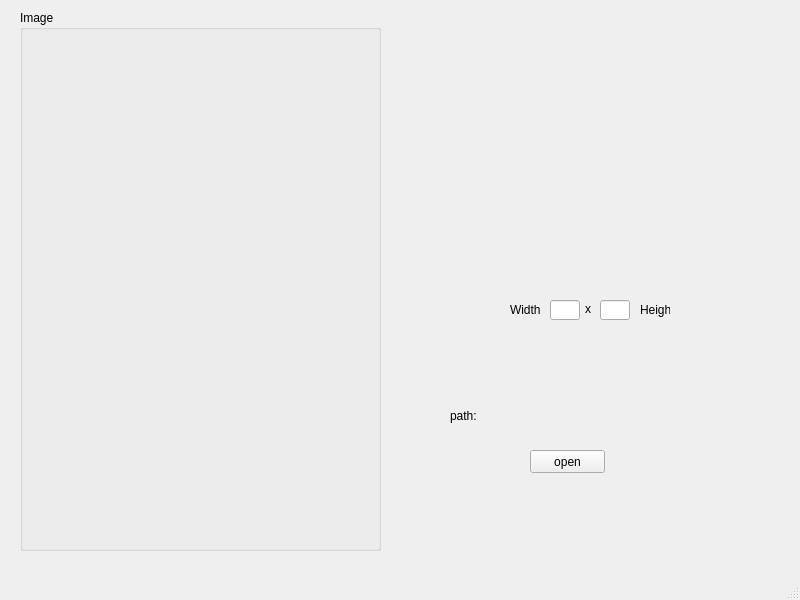
<?xml version="1.0" encoding="UTF-8"?>
<ui version="4.0">
 <class>MainWindow</class>
 <widget class="QMainWindow" name="MainWindow">
  <property name="geometry">
   <rect>
    <x>0</x>
    <y>0</y>
    <width>800</width>
    <height>600</height>
   </rect>
  </property>
  <property name="windowTitle">
   <string>MainWindow</string>
  </property>
  <widget class="QWidget" name="centralwidget">
   <widget class="QGroupBox" name="groupBox">
    <property name="geometry">
     <rect>
      <x>20</x>
      <y>10</y>
      <width>361</width>
      <height>541</height>
     </rect>
    </property>
    <property name="title">
     <string>Image</string>
    </property>
    <widget class="QLabel" name="image">
     <property name="geometry">
      <rect>
       <x>0</x>
       <y>10</y>
       <width>361</width>
       <height>531</height>
      </rect>
     </property>
     <property name="text">
      <string/>
     </property>
    </widget>
   </widget>
   <widget class="QPushButton" name="pushButton">
    <property name="geometry">
     <rect>
      <x>530</x>
      <y>450</y>
      <width>75</width>
      <height>23</height>
     </rect>
    </property>
    <property name="text">
     <string>open</string>
    </property>
   </widget>
   <widget class="QWidget" name="layoutWidget">
    <property name="geometry">
     <rect>
      <x>450</x>
      <y>400</y>
      <width>321</width>
      <height>31</height>
     </rect>
    </property>
    <layout class="QHBoxLayout" name="horizontalLayout">
     <item>
      <widget class="QLabel" name="label_2">
       <property name="text">
        <string>path:</string>
       </property>
      </widget>
     </item>
     <item>
      <widget class="QLabel" name="pathFile">
       <property name="text">
        <string/>
       </property>
      </widget>
     </item>
    </layout>
   </widget>
   <widget class="QLineEdit" name="width">
    <property name="geometry">
     <rect>
      <x>550</x>
      <y>300</y>
      <width>30</width>
      <height>20</height>
     </rect>
    </property>
    <property name="maximumSize">
     <size>
      <width>30</width>
      <height>16777215</height>
     </size>
    </property>
   </widget>
   <widget class="QLabel" name="label">
    <property name="geometry">
     <rect>
      <x>510</x>
      <y>300</y>
      <width>30</width>
      <height>20</height>
     </rect>
    </property>
    <property name="maximumSize">
     <size>
      <width>30</width>
      <height>16777215</height>
     </size>
    </property>
    <property name="text">
     <string>Width</string>
    </property>
   </widget>
   <widget class="QLineEdit" name="height">
    <property name="geometry">
     <rect>
      <x>600</x>
      <y>300</y>
      <width>30</width>
      <height>20</height>
     </rect>
    </property>
    <property name="maximumSize">
     <size>
      <width>30</width>
      <height>16777215</height>
     </size>
    </property>
   </widget>
   <widget class="QLabel" name="label_3">
    <property name="geometry">
     <rect>
      <x>585</x>
      <y>301</y>
      <width>10</width>
      <height>16</height>
     </rect>
    </property>
    <property name="maximumSize">
     <size>
      <width>10</width>
      <height>16777215</height>
     </size>
    </property>
    <property name="text">
     <string>x</string>
    </property>
   </widget>
   <widget class="QLabel" name="label_4">
    <property name="geometry">
     <rect>
      <x>640</x>
      <y>300</y>
      <width>30</width>
      <height>20</height>
     </rect>
    </property>
    <property name="maximumSize">
     <size>
      <width>30</width>
      <height>16777215</height>
     </size>
    </property>
    <property name="text">
     <string>Height</string>
    </property>
   </widget>
  </widget>
  <widget class="QMenuBar" name="menubar">
   <property name="geometry">
    <rect>
     <x>0</x>
     <y>0</y>
     <width>800</width>
     <height>23</height>
    </rect>
   </property>
  </widget>
  <widget class="QStatusBar" name="statusbar"/>
 </widget>
 <resources/>
 <connections/>
</ui>
